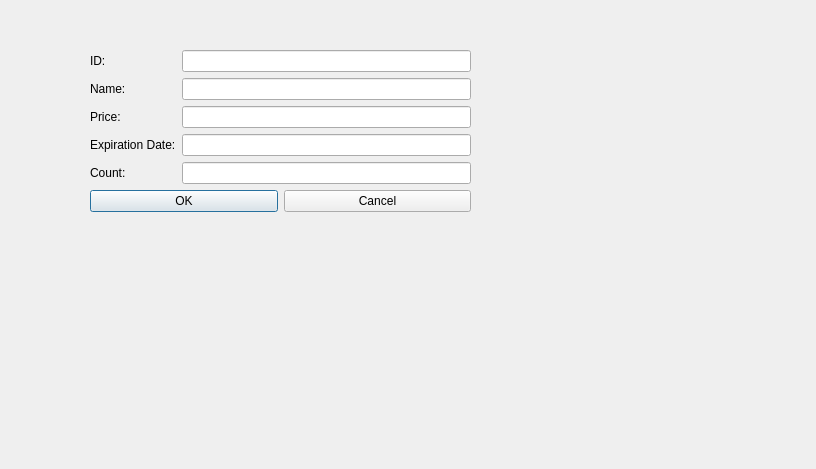
<?xml version="1.0" encoding="UTF-8"?>
<ui version="4.0">
 <class>Dialog</class>
 <widget class="QDialog" name="Dialog">
  <property name="geometry">
   <rect>
    <x>0</x>
    <y>0</y>
    <width>816</width>
    <height>469</height>
   </rect>
  </property>
  <property name="windowTitle">
   <string>Dialog</string>
  </property>
  <widget class="QWidget" name="widget">
   <property name="geometry">
    <rect>
     <x>90</x>
     <y>50</y>
     <width>381</width>
     <height>241</height>
    </rect>
   </property>
   <layout class="QFormLayout" name="formLayout">
    <item row="0" column="0">
     <widget class="QLabel" name="idLabel">
      <property name="text">
       <string>ID:</string>
      </property>
     </widget>
    </item>
    <item row="0" column="1">
     <widget class="QLineEdit" name="idLineEdit"/>
    </item>
    <item row="1" column="0">
     <widget class="QLabel" name="nameLabel">
      <property name="text">
       <string>Name:</string>
      </property>
     </widget>
    </item>
    <item row="1" column="1">
     <widget class="QLineEdit" name="nameLineEdit"/>
    </item>
    <item row="2" column="0">
     <widget class="QLabel" name="priceLabel">
      <property name="text">
       <string>Price:</string>
      </property>
     </widget>
    </item>
    <item row="2" column="1">
     <widget class="QLineEdit" name="priceLineEdit"/>
    </item>
    <item row="3" column="0">
     <widget class="QLabel" name="expirationLabel">
      <property name="text">
       <string>Expiration Date:</string>
      </property>
     </widget>
    </item>
    <item row="3" column="1">
     <widget class="QLineEdit" name="expirationLineEdit"/>
    </item>
    <item row="4" column="0">
     <widget class="QLabel" name="countLabel">
      <property name="text">
       <string>Count:</string>
      </property>
     </widget>
    </item>
    <item row="4" column="1">
     <widget class="QLineEdit" name="countLineEdit"/>
    </item>
    <item row="5" column="0" colspan="2">
     <layout class="QHBoxLayout" name="buttonLayout">
      <item>
       <widget class="QPushButton" name="okButton">
        <property name="text">
         <string>OK</string>
        </property>
       </widget>
      </item>
      <item>
       <widget class="QPushButton" name="cancelButton">
        <property name="text">
         <string>Cancel</string>
        </property>
       </widget>
      </item>
     </layout>
    </item>
   </layout>
  </widget>
 </widget>
 <resources/>
 <connections/>
</ui>
